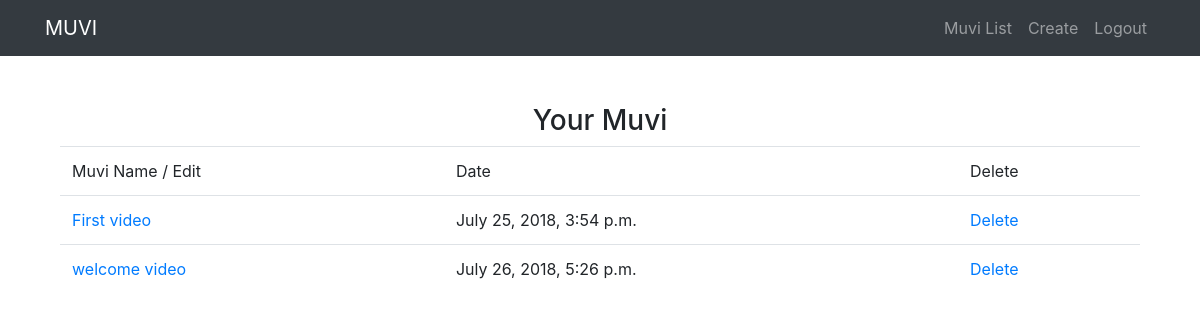
The page /muvi/ (signed in) on the database as committed earlier.
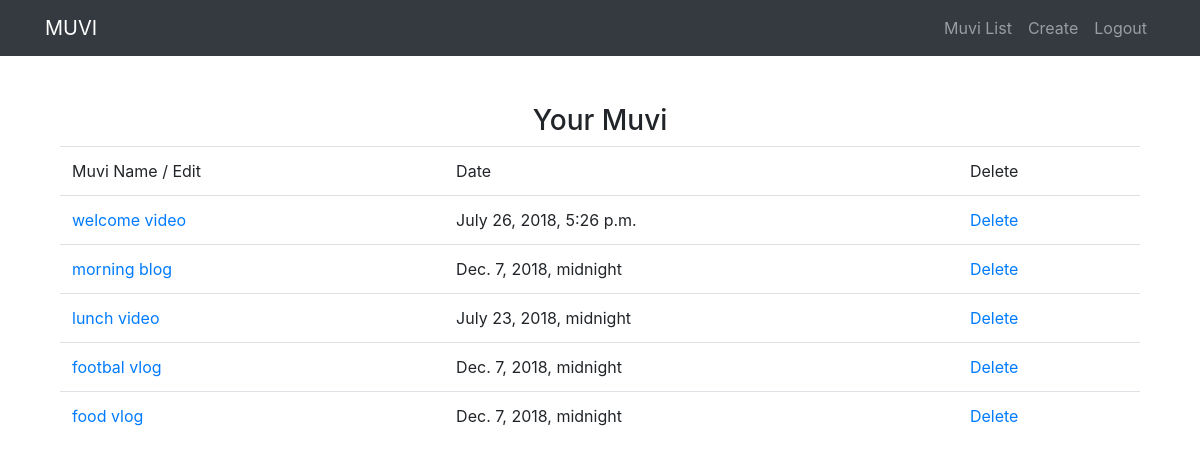
The same page on the database as committed later.
### content/models.py (models this page shows, shortened)
class Content(models.Model):
    owner = models.ForeignKey(User,on_delete=models.CASCADE)
    name=models.CharField(max_length=120)
    releaseDate= models.DateTimeField(auto_now=False, auto_now_add=False)
    genre= models.CharField(max_length=120,null=True,blank=True)
    description=models.TextField(null=True,blank=True)
    category= models.CharField(max_length=500,null=True,blank=True)
    geoRights=models.CharField(max_length=500,null=True,blank=True)
    price=models.DecimalField(decimal_places=3,max_digits=50,null=True,blank=True)
    currency=models.CharField(max_length=100,null=True,blank=True)
    slug=models.SlugField(null=True,blank=True)

### content/views.py (the view)
# urls.py: path('muvi/', ContentListView.as_view(),name='all-muvi'),
class ContentListView(LoginRequiredMixin,ListView):
    login_url = '/login/'
    def get_queryset(self):
        return Content.objects.filter(owner=self.request.user)

### content/templates/content/content_list.html (shortened to what this page needs)
{% extends "base.html" %}
{% block content %}
<h1>My Muvi </h1>
<div class="row">
    <div class="col-lg-12 text-center">
        <h3 class="mt-5">Your Muvi</h3>
    </div>
</div>
<div class="container">
        <table class="table">
            <thead>
            <tr>
                <td>Muvi Name / Edit </td>
                <td>Date</td>
                <td>Delete</td>
            </tr>
            </thead>
            <tbody>
                {% for obj in object_list %}
                <tr>
                <td><a href="{% url "muvi-details" slug=obj.slug %}">{{obj.name}}</a></td>
                <td>{{ obj.releaseDate }}</td>
                <td><a href="{% url "delete" slug=obj.slug %}" >Delete</a></td>
                </tr>
                {% endfor %}
            </tbody>
        </table>
</div>
{% endblock %}

### templates/base.html (shortened to what this page needs)
<!DOCTYPE html>
<html lang="en">
<head>
    {% include 'snippets/css.html' %}
</head>
<body>
    {% include 'snippets/nav.html' %}
    <div class="container">
            {% block content%}
            {% endblock content %}
    </div>
</body>
</html>

### templates/snippets/css.html (shortened to what this page needs)
<link href="https://stackpath.bootstrapcdn.com/bootstrap/4.1.1/css/bootstrap.min.css" rel="stylesheet">

### templates/snippets/nav.html (shortened to what this page needs)
<nav class="navbar navbar-expand-lg navbar-dark bg-dark fixed-top">
                <div class="container">
                    <a class="navbar-brand" href="#">MUVI</a>
                    <div class="collapse navbar-collapse" id="navbarResponsive">
                        <ul class="navbar-nav ml-auto">
                            {% if request.user.is_authenticated %}
                            <li class="nav-item">
                                <a class="nav-link" href="{% url "all-muvi" %}">Muvi List</a>
                            </li>
                            <li class="nav-item">
                                <a class="nav-link"  href="{% url "create-muvi" %}">Create</a>
                            </li>
                            <li class="nav-item">
                                    <a class="nav-link"  href="{% url "logout" %}">Logout</a>
                                </li>
                            {% endif %}
                        </ul>
                    </div>
                </div>
            </nav>

Rows that differ between the two databases and show on the page:
removed Content: name "First video", releaseDate "July 25, 2018, 3:54 p.m."
added Content: name "morning blog", releaseDate "Dec. 7, 2018, midnight"
added Content: name "lunch video", releaseDate "July 23, 2018, midnight"
added Content: name "footbal vlog", releaseDate "Dec. 7, 2018, midnight"
added Content: name "food vlog", releaseDate "Dec. 7, 2018, midnight"
